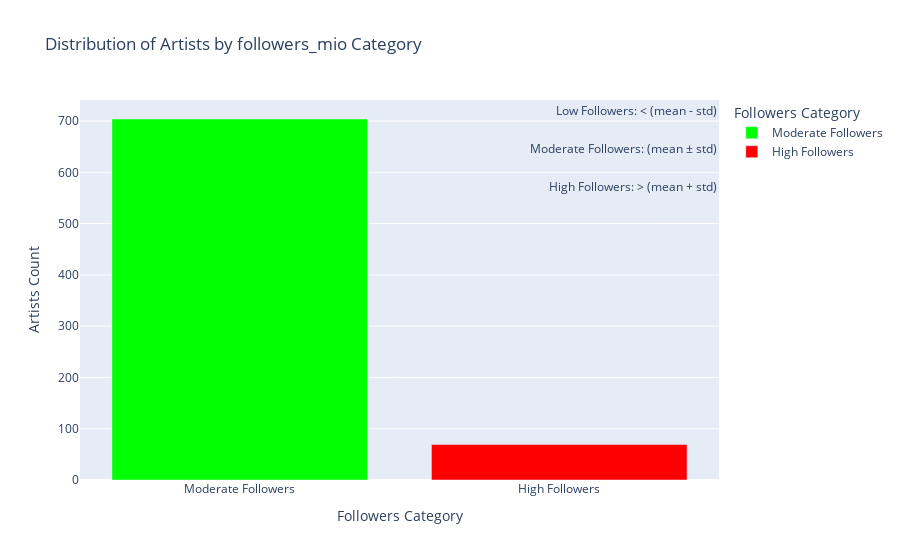

This figure's notebook cell:
### Markdown cell above
### Categorize artists by followers_mio and listeners_mio, and visualize the distribution of artists by category

### Code cell
# Calculate the mean and standard deviation of 'followers_mio'
mean_followers_mio = df_merged['followers_mio'].mean()
std_followers_mio = df_merged['followers_mio'].std()

# Define a function to categorize 'followers_mio' based on mean and standard deviation
def categorize_followers_mio(followers_mio):
    if followers_mio < (mean_followers_mio - std_followers_mio):
        return 'Low Followers'
    elif (mean_followers_mio - std_followers_mio) <= followers_mio < (mean_followers_mio + std_followers_mio):
        return 'Moderate Followers'
    else:
        return 'High Followers'

# Apply the categorization function to 'followers_mio' column
df_merged['followers_mio_category'] = df_merged['followers_mio'].apply(categorize_followers_mio)

color_scale = ['#0000FF', '#00FF00', '#FF0000']
category_orders_followers_mio = {'followers_mio_category': ['Low Followers', 'Moderate Followers', 'High Followers']}

# Create a DataFrame with counts for each followers_mio category
followers_mio_category_counts = df_merged['followers_mio_category'].value_counts().reset_index()
followers_mio_category_counts.columns = ['followers_mio_category', 'Artists Count']

# Create a bar chart for the followers_mio_category
followers_mio_category_fig = px.bar(followers_mio_category_counts, x='followers_mio_category', y='Artists Count',
                             title='Distribution of Artists by followers_mio Category',
                             labels={'followers_mio_category': 'Followers Category'},
                             hover_data={'Artists Count': True},
                             color='followers_mio_category',
                             category_orders=category_orders_followers_mio,
                             color_discrete_sequence=color_scale)

legend_labels = {
    'Low Followers': 'Low Followers: < (mean - std)',
    'Moderate Followers': 'Moderate Followers: (mean ± std)',
    'High Followers': 'High Followers: > (mean + std)'
}

legend_annotations = [dict(x=1.00, y=1 - 0.1 * i, xref='paper', yref='paper',
                           text=f'{legend_labels[label]}', showarrow=False)
                      for i, label in enumerate(category_orders_followers_mio['followers_mio_category'])]

followers_mio_category_fig.update_layout(annotations=legend_annotations)
print(f'Mean followers_mio: {mean_followers_mio.round(3)}')
print(f'Standard Deviation followers_mio: {std_followers_mio.round(3)}')
followers_mio_category_fig.show()

### Figure 1 — Plotly figure (JSON) as saved in the notebook; plotly's stock layout.template omitted (floating-point values rounded to 4 significant figures)
{"data": [{"alignmentgroup": "True", "hovertemplate": "Followers Category=%{x}<br>Artists Count=%{y}<extra></extra>", "legendgroup": "Moderate Followers", "marker": {"color": "#00FF00", "pattern": {"shape": ""}}, "name": "Moderate Followers", "offsetgroup": "Moderate Followers", "orientation": "v", "showlegend": true, "textposition": "auto", "type": "bar", "x": ["Moderate Followers"], "xaxis": "x", "y": [704], "yaxis": "y"}, {"alignmentgroup": "True", "hovertemplate": "Followers Category=%{x}<br>Artists Count=%{y}<extra></extra>", "legendgroup": "High Followers", "marker": {"color": "#FF0000", "pattern": {"shape": ""}}, "name": "High Followers", "offsetgroup": "High Followers", "orientation": "v", "showlegend": true, "textposition": "auto", "type": "bar", "x": ["High Followers"], "xaxis": "x", "y": [69], "yaxis": "y"}], "layout": {"annotations": [{"showarrow": false, "text": "Low Followers: < (mean - std)", "x": 1, "xref": "paper", "y": 1, "yref": "paper"}, {"showarrow": false, "text": "Moderate Followers: (mean ± std)", "x": 1, "xref": "paper", "y": 0.9, "yref": "paper"}, {"showarrow": false, "text": "High Followers: > (mean + std)", "x": 1, "xref": "paper", "y": 0.8, "yref": "paper"}], "barmode": "relative", "legend": {"title": {"text": "Followers Category"}, "tracegroupgap": 0}, "title": {"text": "Distribution of Artists by followers_mio Category"}, "xaxis": {"anchor": "y", "categoryarray": ["Low Followers", "Moderate Followers", "High Followers"], "categoryorder": "array", "domain": [0, 1], "title": {"text": "Followers Category"}}, "yaxis": {"anchor": "x", "domain": [0, 1], "title": {"text": "Artists Count"}}}}
